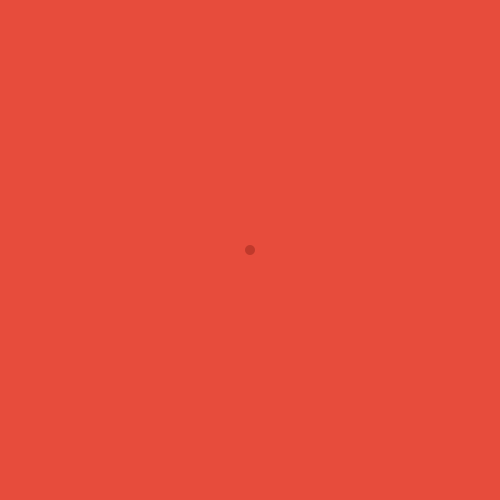
Frame 1 (no input)
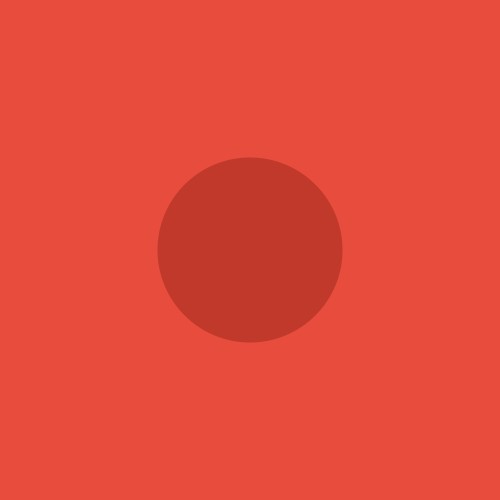
Frame 60 (the mouse pressed at the canvas centre just before this capture)
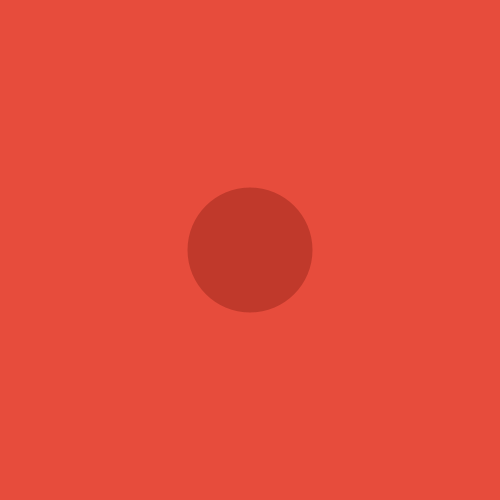
Frame 120 (the mouse held since frame 60 and released just before this capture)

The Processing sketch that drew these frames (run headless with seeded random() and noise(); from frame 60 on, the mouse is pressed at the canvas centre):

// Processing sketch: pulse
// ── pulse.pde
int sizeOfCircle = 10; // the size of the circle
int growth = 5; // the amout at which it will pulse

void setup() {
  size(500, 500);
}
void draw() {
  background(231, 76, 60);
  // draw the ellipse
  fill(192, 57, 43); // set the color of the ellipse
  noStroke(); // remove the black border around the shape
  ellipse(width/2, height/2, sizeOfCircle, sizeOfCircle); // draw circle

  // give it an animated pulse
  sizeOfCircle += growth;

  // make sure the pulse doesn't excced a cirtain limit
  if (sizeOfCircle > 200) {
    growth = 1; // if it's growing, increase the size by 5
  }

  if (sizeOfCircle < 10) {
    growth *= 5;  // if it's shrinking, slow it down by changing the growth value
  }

  if (sizeOfCircle < 10 || sizeOfCircle > 200) {
    growth *= -1; // flip direction
  }
  
  println("growth: " + growth); // for debuging
}
